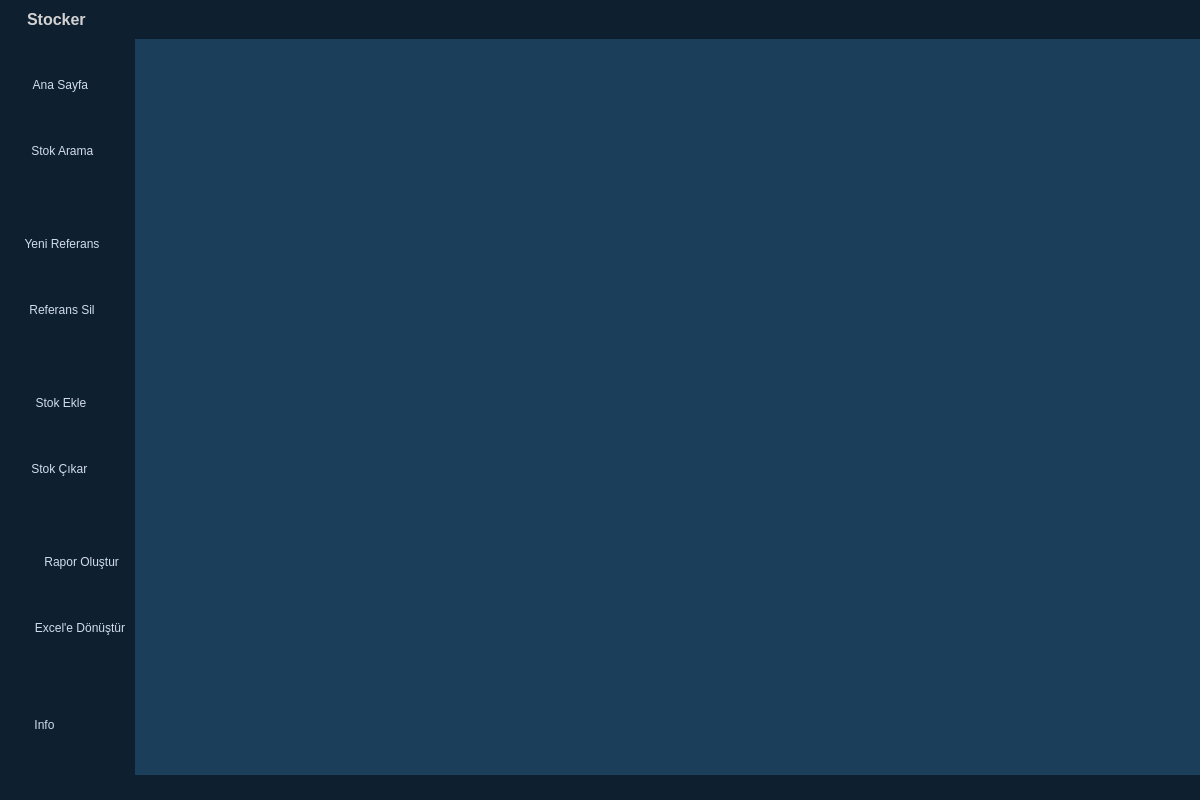
<?xml version="1.0" encoding="UTF-8"?>
<ui version="4.0">
 <class>Stocker</class>
 <widget class="QMainWindow" name="Stocker">
  <property name="geometry">
   <rect>
    <x>0</x>
    <y>0</y>
    <width>1200</width>
    <height>800</height>
   </rect>
  </property>
  <property name="windowTitle">
   <string>Stocker</string>
  </property>
  <widget class="QWidget" name="centralwidget">
   <layout class="QVBoxLayout" name="verticalLayout">
    <property name="spacing">
     <number>0</number>
    </property>
    <property name="leftMargin">
     <number>0</number>
    </property>
    <property name="topMargin">
     <number>0</number>
    </property>
    <property name="rightMargin">
     <number>0</number>
    </property>
    <property name="bottomMargin">
     <number>0</number>
    </property>
    <item>
     <widget class="QFrame" name="Background">
      <property name="styleSheet">
       <string notr="true">*{
background-color: rgb(27, 62, 90);
border:none;
}</string>
      </property>
      <property name="frameShape">
       <enum>QFrame::StyledPanel</enum>
      </property>
      <property name="frameShadow">
       <enum>QFrame::Raised</enum>
      </property>
      <layout class="QVBoxLayout" name="verticalLayout_2">
       <property name="spacing">
        <number>0</number>
       </property>
       <property name="leftMargin">
        <number>0</number>
       </property>
       <property name="topMargin">
        <number>0</number>
       </property>
       <property name="rightMargin">
        <number>0</number>
       </property>
       <property name="bottomMargin">
        <number>0</number>
       </property>
       <item alignment="Qt::AlignTop">
        <widget class="QFrame" name="Header">
         <property name="styleSheet">
          <string notr="true">*{
background-color: rgb(14, 32, 47);
}

QPushButton:hover{

}</string>
         </property>
         <property name="frameShape">
          <enum>QFrame::StyledPanel</enum>
         </property>
         <property name="frameShadow">
          <enum>QFrame::Raised</enum>
         </property>
         <layout class="QHBoxLayout" name="horizontalLayout">
          <property name="spacing">
           <number>0</number>
          </property>
          <property name="leftMargin">
           <number>10</number>
          </property>
          <property name="topMargin">
           <number>10</number>
          </property>
          <property name="rightMargin">
           <number>10</number>
          </property>
          <property name="bottomMargin">
           <number>10</number>
          </property>
          <item alignment="Qt::AlignLeft|Qt::AlignTop">
           <widget class="QFrame" name="frame_Title">
            <property name="frameShape">
             <enum>QFrame::StyledPanel</enum>
            </property>
            <property name="frameShadow">
             <enum>QFrame::Raised</enum>
            </property>
            <layout class="QHBoxLayout" name="horizontalLayout_3">
             <property name="spacing">
              <number>10</number>
             </property>
             <property name="leftMargin">
              <number>0</number>
             </property>
             <property name="topMargin">
              <number>0</number>
             </property>
             <property name="rightMargin">
              <number>0</number>
             </property>
             <property name="bottomMargin">
              <number>0</number>
             </property>
             <item>
              <widget class="QLabel" name="label">
               <property name="maximumSize">
                <size>
                 <width>20</width>
                 <height>20</height>
                </size>
               </property>
               <property name="text">
                <string/>
               </property>
               <property name="pixmap">
                <pixmap resource="Icon.qrc">:/Windows/Icon/Logo.png</pixmap>
               </property>
               <property name="scaledContents">
                <bool>true</bool>
               </property>
              </widget>
             </item>
             <item>
              <widget class="QLabel" name="label_2">
               <property name="font">
                <font>
                 <family>Tahoma</family>
                 <pointsize>12</pointsize>
                 <weight>75</weight>
                 <bold>true</bold>
                </font>
               </property>
               <property name="styleSheet">
                <string notr="true">*{
color: rgb(210,210,210)
}</string>
               </property>
               <property name="text">
                <string>Stocker</string>
               </property>
               <property name="scaledContents">
                <bool>false</bool>
               </property>
               <property name="wordWrap">
                <bool>false</bool>
               </property>
              </widget>
             </item>
            </layout>
           </widget>
          </item>
          <item alignment="Qt::AlignRight|Qt::AlignTop">
           <widget class="QFrame" name="frame_WindowsButton">
            <property name="styleSheet">
             <string notr="true">QPushButton:Hover{
icon: 
}</string>
            </property>
            <property name="frameShape">
             <enum>QFrame::StyledPanel</enum>
            </property>
            <property name="frameShadow">
             <enum>QFrame::Raised</enum>
            </property>
            <layout class="QHBoxLayout" name="horizontalLayout_2">
             <property name="spacing">
              <number>5</number>
             </property>
             <property name="leftMargin">
              <number>0</number>
             </property>
             <property name="topMargin">
              <number>0</number>
             </property>
             <property name="rightMargin">
              <number>0</number>
             </property>
             <property name="bottomMargin">
              <number>0</number>
             </property>
             <item>
              <widget class="QPushButton" name="Btn_Minimize">
               <property name="text">
                <string/>
               </property>
               <property name="icon">
                <iconset resource="Icon.qrc">
                 <normaloff>:/Windows/Icon/minimize.png</normaloff>:/Windows/Icon/minimize.png</iconset>
               </property>
               <property name="iconSize">
                <size>
                 <width>20</width>
                 <height>20</height>
                </size>
               </property>
              </widget>
             </item>
             <item>
              <widget class="QPushButton" name="Btn_Maximize">
               <property name="text">
                <string/>
               </property>
               <property name="icon">
                <iconset resource="Icon.qrc">
                 <normaloff>:/Windows/Icon/Maximize.png</normaloff>:/Windows/Icon/Maximize.png</iconset>
               </property>
               <property name="iconSize">
                <size>
                 <width>20</width>
                 <height>20</height>
                </size>
               </property>
              </widget>
             </item>
             <item>
              <widget class="QPushButton" name="Btn_Close">
               <property name="text">
                <string/>
               </property>
               <property name="icon">
                <iconset resource="Icon.qrc">
                 <normaloff>:/Windows/Icon/close.png</normaloff>:/Windows/Icon/close.png</iconset>
               </property>
               <property name="iconSize">
                <size>
                 <width>20</width>
                 <height>20</height>
                </size>
               </property>
              </widget>
             </item>
            </layout>
           </widget>
          </item>
         </layout>
        </widget>
       </item>
       <item>
        <widget class="QFrame" name="Main">
         <property name="sizePolicy">
          <sizepolicy hsizetype="Preferred" vsizetype="Expanding">
           <horstretch>0</horstretch>
           <verstretch>0</verstretch>
          </sizepolicy>
         </property>
         <property name="frameShape">
          <enum>QFrame::StyledPanel</enum>
         </property>
         <property name="frameShadow">
          <enum>QFrame::Raised</enum>
         </property>
         <layout class="QHBoxLayout" name="horizontalLayout_4">
          <property name="spacing">
           <number>0</number>
          </property>
          <property name="leftMargin">
           <number>0</number>
          </property>
          <property name="topMargin">
           <number>0</number>
          </property>
          <property name="rightMargin">
           <number>0</number>
          </property>
          <property name="bottomMargin">
           <number>0</number>
          </property>
          <item>
           <widget class="QFrame" name="frame_Menu">
            <property name="sizePolicy">
             <sizepolicy hsizetype="Fixed" vsizetype="Preferred">
              <horstretch>0</horstretch>
              <verstretch>0</verstretch>
             </sizepolicy>
            </property>
            <property name="minimumSize">
             <size>
              <width>20</width>
              <height>0</height>
             </size>
            </property>
            <property name="maximumSize">
             <size>
              <width>150</width>
              <height>16777215</height>
             </size>
            </property>
            <property name="styleSheet">
             <string notr="true">*{background-color: rgb(14, 32, 47);
font: 8pt &quot;Tahoma&quot;;
color: rgb(209, 219, 241);
min-width:20px;
}

QToolButton{
border:1px solid rgb(14, 32, 47);
border-radius:5px;
}

QToolButton:hover{
border-style:solid;
border-width:1px;
border-color: rgb(2, 128, 144);
border-radius:5px;
background-color: rgb(2, 128, 144);
}</string>
            </property>
            <property name="frameShape">
             <enum>QFrame::StyledPanel</enum>
            </property>
            <property name="frameShadow">
             <enum>QFrame::Raised</enum>
            </property>
            <layout class="QVBoxLayout" name="verticalLayout_3">
             <property name="spacing">
              <number>0</number>
             </property>
             <property name="leftMargin">
              <number>10</number>
             </property>
             <property name="topMargin">
              <number>0</number>
             </property>
             <property name="rightMargin">
              <number>0</number>
             </property>
             <property name="bottomMargin">
              <number>0</number>
             </property>
             <item alignment="Qt::AlignLeft">
              <widget class="QFrame" name="frame_Home">
               <property name="sizePolicy">
                <sizepolicy hsizetype="Preferred" vsizetype="Preferred">
                 <horstretch>0</horstretch>
                 <verstretch>0</verstretch>
                </sizepolicy>
               </property>
               <property name="minimumSize">
                <size>
                 <width>20</width>
                 <height>0</height>
                </size>
               </property>
               <property name="styleSheet">
                <string notr="true">*{
border:none;
}</string>
               </property>
               <property name="frameShape">
                <enum>QFrame::StyledPanel</enum>
               </property>
               <property name="frameShadow">
                <enum>QFrame::Raised</enum>
               </property>
               <layout class="QVBoxLayout" name="verticalLayout_8">
                <property name="spacing">
                 <number>0</number>
                </property>
                <property name="leftMargin">
                 <number>10</number>
                </property>
                <property name="topMargin">
                 <number>0</number>
                </property>
                <property name="rightMargin">
                 <number>5</number>
                </property>
                <property name="bottomMargin">
                 <number>0</number>
                </property>
                <item>
                 <widget class="QToolButton" name="toolButton_AnaSayfa">
                  <property name="sizePolicy">
                   <sizepolicy hsizetype="Preferred" vsizetype="Fixed">
                    <horstretch>0</horstretch>
                    <verstretch>0</verstretch>
                   </sizepolicy>
                  </property>
                  <property name="minimumSize">
                   <size>
                    <width>22</width>
                    <height>0</height>
                   </size>
                  </property>
                  <property name="maximumSize">
                   <size>
                    <width>16777215</width>
                    <height>40</height>
                   </size>
                  </property>
                  <property name="cursor">
                   <cursorShape>PointingHandCursor</cursorShape>
                  </property>
                  <property name="focusPolicy">
                   <enum>Qt::TabFocus</enum>
                  </property>
                  <property name="styleSheet">
                   <string notr="true">*{
border:1px solid rgb(14, 32, 47);
border-radius:5px;
}

QToolButton:hover{
border-style:solid;
border-width:1px;
border-color: rgb(2, 128, 144);
border-radius:5px;
background-color: rgb(2, 128, 144);
}</string>
                  </property>
                  <property name="text">
                   <string> Ana Sayfa</string>
                  </property>
                  <property name="icon">
                   <iconset resource="Icon.qrc">
                    <normaloff>:/Menu/Icon/Home.png</normaloff>:/Menu/Icon/Home.png</iconset>
                  </property>
                  <property name="iconSize">
                   <size>
                    <width>40</width>
                    <height>40</height>
                   </size>
                  </property>
                  <property name="checkable">
                   <bool>false</bool>
                  </property>
                  <property name="checked">
                   <bool>false</bool>
                  </property>
                  <property name="popupMode">
                   <enum>QToolButton::DelayedPopup</enum>
                  </property>
                  <property name="toolButtonStyle">
                   <enum>Qt::ToolButtonIconOnly</enum>
                  </property>
                 </widget>
                </item>
                <item>
                 <widget class="QToolButton" name="toolButton_StokArama">
                  <property name="sizePolicy">
                   <sizepolicy hsizetype="Preferred" vsizetype="Fixed">
                    <horstretch>0</horstretch>
                    <verstretch>0</verstretch>
                   </sizepolicy>
                  </property>
                  <property name="maximumSize">
                   <size>
                    <width>16777215</width>
                    <height>40</height>
                   </size>
                  </property>
                  <property name="cursor">
                   <cursorShape>PointingHandCursor</cursorShape>
                  </property>
                  <property name="styleSheet">
                   <string notr="true">border:none;</string>
                  </property>
                  <property name="text">
                   <string>  Stok Arama</string>
                  </property>
                  <property name="icon">
                   <iconset resource="Icon.qrc">
                    <normaloff>:/Menu/Icon/Search.png</normaloff>:/Menu/Icon/Search.png</iconset>
                  </property>
                  <property name="iconSize">
                   <size>
                    <width>35</width>
                    <height>35</height>
                   </size>
                  </property>
                  <property name="toolButtonStyle">
                   <enum>Qt::ToolButtonIconOnly</enum>
                  </property>
                 </widget>
                </item>
               </layout>
              </widget>
             </item>
             <item alignment="Qt::AlignLeft">
              <widget class="QFrame" name="frame_Referance">
               <property name="minimumSize">
                <size>
                 <width>20</width>
                 <height>0</height>
                </size>
               </property>
               <property name="styleSheet">
                <string notr="true">*{
border:none;
}</string>
               </property>
               <property name="frameShape">
                <enum>QFrame::StyledPanel</enum>
               </property>
               <property name="frameShadow">
                <enum>QFrame::Raised</enum>
               </property>
               <layout class="QVBoxLayout" name="verticalLayout_7">
                <property name="spacing">
                 <number>0</number>
                </property>
                <property name="leftMargin">
                 <number>10</number>
                </property>
                <property name="topMargin">
                 <number>0</number>
                </property>
                <property name="rightMargin">
                 <number>5</number>
                </property>
                <property name="bottomMargin">
                 <number>0</number>
                </property>
                <item>
                 <widget class="QToolButton" name="toolButton_NewReferance">
                  <property name="sizePolicy">
                   <sizepolicy hsizetype="Preferred" vsizetype="Fixed">
                    <horstretch>0</horstretch>
                    <verstretch>0</verstretch>
                   </sizepolicy>
                  </property>
                  <property name="maximumSize">
                   <size>
                    <width>16777215</width>
                    <height>40</height>
                   </size>
                  </property>
                  <property name="cursor">
                   <cursorShape>PointingHandCursor</cursorShape>
                  </property>
                  <property name="styleSheet">
                   <string notr="true">border:none;</string>
                  </property>
                  <property name="text">
                   <string>Yeni Referans</string>
                  </property>
                  <property name="icon">
                   <iconset resource="Icon.qrc">
                    <normaloff>:/Menu/Icon/Referans Ekle.png</normaloff>:/Menu/Icon/Referans Ekle.png</iconset>
                  </property>
                  <property name="iconSize">
                   <size>
                    <width>40</width>
                    <height>40</height>
                   </size>
                  </property>
                  <property name="toolButtonStyle">
                   <enum>Qt::ToolButtonIconOnly</enum>
                  </property>
                 </widget>
                </item>
                <item>
                 <widget class="QToolButton" name="toolButton_DelReferance">
                  <property name="sizePolicy">
                   <sizepolicy hsizetype="Preferred" vsizetype="Fixed">
                    <horstretch>0</horstretch>
                    <verstretch>0</verstretch>
                   </sizepolicy>
                  </property>
                  <property name="maximumSize">
                   <size>
                    <width>16777215</width>
                    <height>40</height>
                   </size>
                  </property>
                  <property name="cursor">
                   <cursorShape>PointingHandCursor</cursorShape>
                  </property>
                  <property name="styleSheet">
                   <string notr="true">border:none;</string>
                  </property>
                  <property name="text">
                   <string>Referans Sil</string>
                  </property>
                  <property name="icon">
                   <iconset resource="Icon.qrc">
                    <normaloff>:/Menu/Icon/Referans Çıkar.png</normaloff>:/Menu/Icon/Referans Çıkar.png</iconset>
                  </property>
                  <property name="iconSize">
                   <size>
                    <width>40</width>
                    <height>40</height>
                   </size>
                  </property>
                  <property name="shortcut">
                   <string>Enter</string>
                  </property>
                  <property name="toolButtonStyle">
                   <enum>Qt::ToolButtonIconOnly</enum>
                  </property>
                 </widget>
                </item>
               </layout>
              </widget>
             </item>
             <item alignment="Qt::AlignLeft">
              <widget class="QFrame" name="frame_Stock">
               <property name="styleSheet">
                <string notr="true">*{
border:none;
}</string>
               </property>
               <property name="frameShape">
                <enum>QFrame::StyledPanel</enum>
               </property>
               <property name="frameShadow">
                <enum>QFrame::Raised</enum>
               </property>
               <layout class="QVBoxLayout" name="verticalLayout_4">
                <property name="spacing">
                 <number>0</number>
                </property>
                <property name="leftMargin">
                 <number>10</number>
                </property>
                <property name="topMargin">
                 <number>0</number>
                </property>
                <property name="rightMargin">
                 <number>5</number>
                </property>
                <property name="bottomMargin">
                 <number>0</number>
                </property>
                <item>
                 <widget class="QToolButton" name="toolButton_AddStock">
                  <property name="sizePolicy">
                   <sizepolicy hsizetype="Preferred" vsizetype="Fixed">
                    <horstretch>0</horstretch>
                    <verstretch>0</verstretch>
                   </sizepolicy>
                  </property>
                  <property name="maximumSize">
                   <size>
                    <width>16777215</width>
                    <height>40</height>
                   </size>
                  </property>
                  <property name="cursor">
                   <cursorShape>PointingHandCursor</cursorShape>
                  </property>
                  <property name="styleSheet">
                   <string notr="true">border:none;</string>
                  </property>
                  <property name="text">
                   <string>   Stok Ekle</string>
                  </property>
                  <property name="icon">
                   <iconset resource="Icon.qrc">
                    <normaloff>:/Menu/Icon/Stok Ekle.png</normaloff>:/Menu/Icon/Stok Ekle.png</iconset>
                  </property>
                  <property name="iconSize">
                   <size>
                    <width>50</width>
                    <height>50</height>
                   </size>
                  </property>
                  <property name="popupMode">
                   <enum>QToolButton::DelayedPopup</enum>
                  </property>
                  <property name="toolButtonStyle">
                   <enum>Qt::ToolButtonIconOnly</enum>
                  </property>
                  <property name="arrowType">
                   <enum>Qt::NoArrow</enum>
                  </property>
                 </widget>
                </item>
                <item>
                 <widget class="QToolButton" name="toolButton_DelStock">
                  <property name="sizePolicy">
                   <sizepolicy hsizetype="Preferred" vsizetype="Fixed">
                    <horstretch>0</horstretch>
                    <verstretch>0</verstretch>
                   </sizepolicy>
                  </property>
                  <property name="maximumSize">
                   <size>
                    <width>16777215</width>
                    <height>40</height>
                   </size>
                  </property>
                  <property name="cursor">
                   <cursorShape>PointingHandCursor</cursorShape>
                  </property>
                  <property name="styleSheet">
                   <string notr="true">border:none;</string>
                  </property>
                  <property name="text">
                   <string>  Stok Çıkar</string>
                  </property>
                  <property name="icon">
                   <iconset resource="Icon.qrc">
                    <normaloff>:/Menu/Icon/Stok Çıkar.png</normaloff>:/Menu/Icon/Stok Çıkar.png</iconset>
                  </property>
                  <property name="iconSize">
                   <size>
                    <width>50</width>
                    <height>50</height>
                   </size>
                  </property>
                  <property name="toolButtonStyle">
                   <enum>Qt::ToolButtonIconOnly</enum>
                  </property>
                 </widget>
                </item>
               </layout>
              </widget>
             </item>
             <item alignment="Qt::AlignLeft">
              <widget class="QFrame" name="frame_Report">
               <property name="styleSheet">
                <string notr="true">*{
border:none;
}</string>
               </property>
               <property name="frameShape">
                <enum>QFrame::StyledPanel</enum>
               </property>
               <property name="frameShadow">
                <enum>QFrame::Raised</enum>
               </property>
               <layout class="QVBoxLayout" name="verticalLayout_5">
                <property name="spacing">
                 <number>0</number>
                </property>
                <property name="leftMargin">
                 <number>10</number>
                </property>
                <property name="topMargin">
                 <number>0</number>
                </property>
                <property name="rightMargin">
                 <number>5</number>
                </property>
                <property name="bottomMargin">
                 <number>0</number>
                </property>
                <item>
                 <widget class="QToolButton" name="toolButton_Report">
                  <property name="sizePolicy">
                   <sizepolicy hsizetype="Preferred" vsizetype="Fixed">
                    <horstretch>0</horstretch>
                    <verstretch>0</verstretch>
                   </sizepolicy>
                  </property>
                  <property name="maximumSize">
                   <size>
                    <width>16777215</width>
                    <height>40</height>
                   </size>
                  </property>
                  <property name="cursor">
                   <cursorShape>PointingHandCursor</cursorShape>
                  </property>
                  <property name="styleSheet">
                   <string notr="true">border:none;</string>
                  </property>
                  <property name="text">
                   <string>    Rapor Oluştur</string>
                  </property>
                  <property name="icon">
                   <iconset resource="Icon.qrc">
                    <normaloff>:/Menu/Icon/Rapor.png</normaloff>:/Menu/Icon/Rapor.png</iconset>
                  </property>
                  <property name="iconSize">
                   <size>
                    <width>35</width>
                    <height>35</height>
                   </size>
                  </property>
                  <property name="toolButtonStyle">
                   <enum>Qt::ToolButtonIconOnly</enum>
                  </property>
                 </widget>
                </item>
                <item>
                 <widget class="QToolButton" name="toolButton_Excel">
                  <property name="sizePolicy">
                   <sizepolicy hsizetype="Preferred" vsizetype="Fixed">
                    <horstretch>0</horstretch>
                    <verstretch>0</verstretch>
                   </sizepolicy>
                  </property>
                  <property name="maximumSize">
                   <size>
                    <width>16777215</width>
                    <height>40</height>
                   </size>
                  </property>
                  <property name="cursor">
                   <cursorShape>PointingHandCursor</cursorShape>
                  </property>
                  <property name="styleSheet">
                   <string notr="true">*{
border:none;
}
QToolButton:hover{
disabled off
}</string>
                  </property>
                  <property name="text">
                   <string>   Excel'e Dönüştür</string>
                  </property>
                  <property name="icon">
                   <iconset resource="Icon.qrc">
                    <normaloff>:/Menu/Icon/Excel.png</normaloff>:/Menu/Icon/Excel.png</iconset>
                  </property>
                  <property name="iconSize">
                   <size>
                    <width>30</width>
                    <height>30</height>
                   </size>
                  </property>
                  <property name="shortcut">
                   <string>Enter</string>
                  </property>
                  <property name="toolButtonStyle">
                   <enum>Qt::ToolButtonIconOnly</enum>
                  </property>
                 </widget>
                </item>
               </layout>
              </widget>
             </item>
             <item alignment="Qt::AlignLeft">
              <widget class="QFrame" name="frame_Info">
               <property name="sizePolicy">
                <sizepolicy hsizetype="Preferred" vsizetype="Preferred">
                 <horstretch>0</horstretch>
                 <verstretch>0</verstretch>
                </sizepolicy>
               </property>
               <property name="minimumSize">
                <size>
                 <width>20</width>
                 <height>0</height>
                </size>
               </property>
               <property name="maximumSize">
                <size>
                 <width>16777215</width>
                 <height>100</height>
                </size>
               </property>
               <property name="styleSheet">
                <string notr="true">*{
border:none;
}</string>
               </property>
               <property name="frameShape">
                <enum>QFrame::StyledPanel</enum>
               </property>
               <property name="frameShadow">
                <enum>QFrame::Raised</enum>
               </property>
               <layout class="QVBoxLayout" name="verticalLayout_6">
                <property name="spacing">
                 <number>0</number>
                </property>
                <property name="leftMargin">
                 <number>10</number>
                </property>
                <property name="topMargin">
                 <number>0</number>
                </property>
                <property name="rightMargin">
                 <number>5</number>
                </property>
                <property name="bottomMargin">
                 <number>0</number>
                </property>
                <item>
                 <widget class="QToolButton" name="toolButton_Info">
                  <property name="sizePolicy">
                   <sizepolicy hsizetype="Preferred" vsizetype="Fixed">
                    <horstretch>0</horstretch>
                    <verstretch>0</verstretch>
                   </sizepolicy>
                  </property>
                  <property name="maximumSize">
                   <size>
                    <width>16777215</width>
                    <height>40</height>
                   </size>
                  </property>
                  <property name="cursor">
                   <cursorShape>PointingHandCursor</cursorShape>
                  </property>
                  <property name="text">
                   <string>   Info</string>
                  </property>
                  <property name="icon">
                   <iconset resource="Icon.qrc">
                    <normaloff>:/Menu/Icon/info.png</normaloff>:/Menu/Icon/info.png</iconset>
                  </property>
                  <property name="iconSize">
                   <size>
                    <width>30</width>
                    <height>30</height>
                   </size>
                  </property>
                  <property name="toolButtonStyle">
                   <enum>Qt::ToolButtonIconOnly</enum>
                  </property>
                 </widget>
                </item>
               </layout>
              </widget>
             </item>
            </layout>
           </widget>
          </item>
          <item>
           <widget class="QFrame" name="frame_Page">
            <property name="sizePolicy">
             <sizepolicy hsizetype="Expanding" vsizetype="Preferred">
              <horstretch>0</horstretch>
              <verstretch>0</verstretch>
             </sizepolicy>
            </property>
            <property name="frameShape">
             <enum>QFrame::StyledPanel</enum>
            </property>
            <property name="frameShadow">
             <enum>QFrame::Raised</enum>
            </property>
           </widget>
          </item>
         </layout>
        </widget>
       </item>
       <item>
        <widget class="QFrame" name="Footer">
         <property name="sizePolicy">
          <sizepolicy hsizetype="Preferred" vsizetype="Fixed">
           <horstretch>0</horstretch>
           <verstretch>0</verstretch>
          </sizepolicy>
         </property>
         <property name="minimumSize">
          <size>
           <width>0</width>
           <height>25</height>
          </size>
         </property>
         <property name="maximumSize">
          <size>
           <width>16777215</width>
           <height>25</height>
          </size>
         </property>
         <property name="styleSheet">
          <string notr="true">background-color: rgb(14, 32, 47);</string>
         </property>
         <property name="frameShape">
          <enum>QFrame::StyledPanel</enum>
         </property>
         <property name="frameShadow">
          <enum>QFrame::Raised</enum>
         </property>
        </widget>
       </item>
      </layout>
     </widget>
    </item>
   </layout>
  </widget>
 </widget>
 <resources>
  <include location="Icon.qrc"/>
 </resources>
 <connections>
  <connection>
   <sender>Btn_Close</sender>
   <signal>clicked()</signal>
   <receiver>Stocker</receiver>
   <slot>close()</slot>
   <hints>
    <hint type="sourcelabel">
     <x>1177</x>
     <y>19</y>
    </hint>
    <hint type="destinationlabel">
     <x>599</x>
     <y>399</y>
    </hint>
   </hints>
  </connection>
  <connection>
   <sender>Btn_Maximize</sender>
   <signal>clicked()</signal>
   <receiver>Stocker</receiver>
   <slot>showMaximized()</slot>
   <hints>
    <hint type="sourcelabel">
     <x>1148</x>
     <y>19</y>
    </hint>
    <hint type="destinationlabel">
     <x>599</x>
     <y>399</y>
    </hint>
   </hints>
  </connection>
  <connection>
   <sender>Btn_Minimize</sender>
   <signal>clicked()</signal>
   <receiver>Stocker</receiver>
   <slot>showMinimized()</slot>
   <hints>
    <hint type="sourcelabel">
     <x>1119</x>
     <y>19</y>
    </hint>
    <hint type="destinationlabel">
     <x>599</x>
     <y>399</y>
    </hint>
   </hints>
  </connection>
  <connection>
   <sender>toolButton_AnaSayfa</sender>
   <signal>clicked()</signal>
   <receiver>toolButton_AnaSayfa</receiver>
   <slot>setFocus()</slot>
   <hints>
    <hint type="sourcelabel">
     <x>57</x>
     <y>85</y>
    </hint>
    <hint type="destinationlabel">
     <x>57</x>
     <y>85</y>
    </hint>
   </hints>
  </connection>
 </connections>
</ui>
